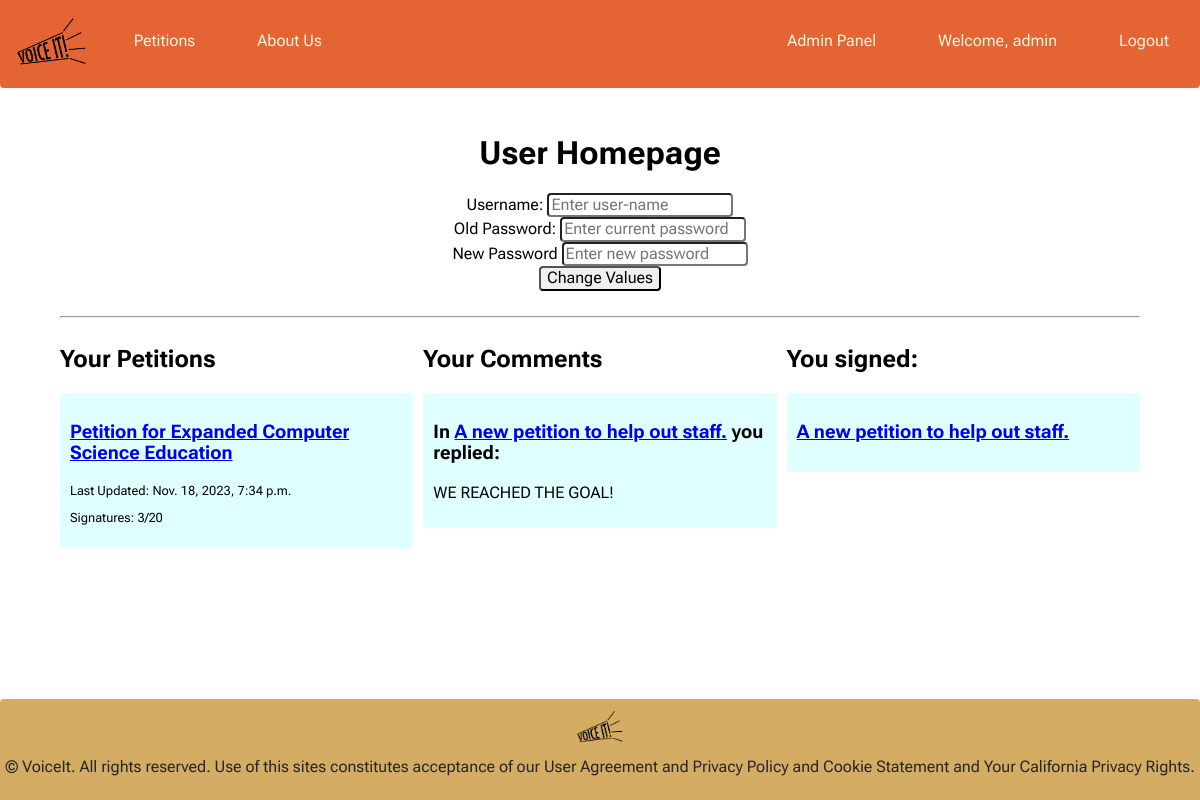
The page /profile/4/ (signed in) on the database its author committed.
### users/models.py (models this page shows, shortened)
class User(AbstractBaseUser, PermissionsMixin) :
    def csuf_email_validator(value):
      if not value.endswith('@csu.fullerton.edu') and not value.endswith('@fullerton.edu'):
        raise ValidationError("Only @csu.fullerton.edu or @fullerton.edu email addresses are allowed.")
    email = models.EmailField(max_length=254, unique=True, validators = [csuf_email_validator])
    username = models.CharField(max_length=254, unique=True)
    is_staff = models.BooleanField(default=False)
    is_superuser = models.BooleanField(default=False)
    is_active = models.BooleanField(default=True)
    last_login = models.DateTimeField(null=True, blank=True)
    date_joined = models.DateTimeField(auto_now_add=True)
    USERNAME_FIELD = 'username'
    EMAIL_FIELD = 'email'
    REQUIRED_FIELDS = ['email']
    objects = UserManager()

### base/models.py (models this page shows, shortened)
class Petition(models.Model) :
    id = models.UUIDField(primary_key=True, default=uuid.uuid4, editable=False, unique=True)
    author = models.ForeignKey(AUTH_USER_MODEL, on_delete = models.CASCADE, null = True)
    default_category = Category.objects.get(category_str="Other")
    category = models.ForeignKey(Category,  on_delete = models.CASCADE, null = False, blank = False,default=default_category.pk)
    signature_goal = models.PositiveIntegerField(null = True, blank = True)
    total_signatures = models.PositiveIntegerField(default = 0, null = True, blank = True)
    TITLE_CHAR_LIMIT = 70
    title = models.CharField(max_length = TITLE_CHAR_LIMIT, null=False, blank = False)
    ALLOW_EMPTY_TEXT = False
    description = models.TextField(null = ALLOW_EMPTY_TEXT, blank = ALLOW_EMPTY_TEXT, default="No description given.")
    last_updated = models.DateTimeField(auto_now = True)
    creation_date = models.DateTimeField(auto_now_add = True)

class PetitionReply(models.Model) :
    id = models.UUIDField(primary_key=True, default=uuid.uuid4, editable=False, unique=True)
    author = models.ForeignKey(AUTH_USER_MODEL, on_delete = models.CASCADE, null = True)
    petition = models.ForeignKey(Petition, on_delete = models.CASCADE, null = True)
    ALLOW_EMPTY_TEXT = False
    description = models.TextField(null = ALLOW_EMPTY_TEXT, blank = ALLOW_EMPTY_TEXT)

### base/views.py (the view, shortened to what this page needs)
# urls.py: path('profile/<str:pk>/', views.profile, name = "profile")
@login_required(login_url = "/login/?previous=/create-petition/")
def profile(request, pk) :
    userid = request.user.id
    if not int(userid) == int(pk) :
        return redirect('home')
    else:
        user = request.user
        user_petitions = Petition.objects.filter(author_id=userid)
        user_comments = PetitionReply.objects.filter(author_id=userid)
        user_signatures = Signature.objects.filter(owner_id=userid)
        all_petitions = Petition.objects.all()
        context = {
            "user_petitions" : user_petitions,
            "user_comments" : user_comments,
            "user_signatures" : user_signatures,
            "all_petitions" : all_petitions,
        }
        return render(request, 'base/profile.html', context)

### base/templates/base/profile.html (shortened to what this page needs)
{%extends 'main.html'%}
{%block content%}
<div class="logreg-center">
    <H1>User Homepage</H1>
    <form method="POST" action="">
        <label>Username:</label>
        <input type="text" name="username" placeholder="Enter user-name" />
        <br>
        <label>Old Password:</label>
        <input type="password" name="current-password" placeholder="Enter current password"/>
        <br>
        <label>New Password</label>
        <input type="password" name="new-password" placeholder="Enter new password"/>
        <br>
        <input type="submit" value="Change Values"/>
    </form>
</div>
<hr>
<div class="userpage-grid">
    <div class="user-petitions">
        <h2>Your Petitions</h2>
        {% for petition in user_petitions %}
        <div class="userpage-striping">
            <h3><a href="{% url 'petition' petition.id%}">{{petition.title}}</a></h3>
            <small>
                <p>Last Updated: {{petition.last_updated}}</p>
                <p>Signatures: {{petition.total_signatures}}/{{petition.signature_goal}}</p>
            </small>
        </div>
        {%endfor%}
    </div>
    <div class="user-comments">
        <h2>Your Comments</h2>
        {% for comment in user_comments %}
        <div class="userpage-striping">
            {% for petition in all_petitions %}
            {% if comment.petition_id == petition.id%}
            <h3>In <a href="{% url 'petition' petition.id%}">{{petition.title}}</a> you replied:</h3>
            {%endif%}
            {%endfor%}
            <p>
                {{comment.description}}
            </p>
        </div>
        {%endfor%}
    </div>
    <div class="user-signatures">
        <h2>You signed:</h2>
        {% for signature in user_signatures %}
        <div class="userpage-striping">
            {% for petition in all_petitions %}
            {% if signature.petition_id == petition.id%}
                <h3><a href="{% url 'petition' petition.id%}">{{petition.title}}</a></h3>
            {%endif%}
            {%endfor%}
        </div>
        {%endfor%}
    </div>
</div>
{%endblock content%}

### templates/navbar.html
{%load static%}
<div class="navbar">
    <ul class="navbar-left">
        <li>
            <a class="logo" href="{% url 'home' %}">
                <img src="{%static 'VOICEIT_LOGO_transparent.png'%}"/>
            </a>
        </li>
        <li>
            <a href="{% url 'petitions' %}">
                Petitions
            </a>
        </li>
        <li>
            <a href="{% url 'aboutUs' %}">
                About Us
            </a>
        </li>
    </ul>
    <ul class="navbar-right">
        {% if request.user.is_authenticated %}
            {% if request.user.is_staff %}
                <li>
                    <a href="/admin">
                        Admin Panel
                    </a>
                </li>
            {% endif %}
            <li>
                <a href = "{% url 'profile' user.id %}">
                    Welcome, {{ request.user.username }}
                </a>
            </li>
            <li>
                <a href="{% url 'logout' %}">
                    Logout
                </a>
            </li>
            {% else %}
            <li>
                <a href="{% url 'login' %}">
                    Login/Register
                </a>
            </li>
        {% endif %}
    </ul>
</div>

### templates/static/style.css (style rules this page uses)
:root { --orange-bg: rgb(228,100,52); --orange-light: rgb(255, 127, 81); --orange-hover: rgba(228,100,52, .25); --yellow-bg: rgb(212,172,100); --red-bg: rgb(204, 36, 52); --red-light:#d13a48; --blue-bg: rgb(44, 76, 124); --blue-light: rgb(80, 116, 170); --light-black: #272727; }
* { font-family: 'Roboto Flex','Calibri', Helvetica, Arial, sans-serif; }
button, input, select, textarea { font-family: inherit; font-size: 100%; border-radius: 4px; }
.navbar { display: flex; justify-content: space-between; background-color: var(--orange-bg); color: beige; border-bottom-left-radius:4px; border-bottom-right-radius:4px; position:sticky; top:0; width:100%; }
.navbar-left, .navbar-right { list-style: none; padding: 0; display: flex; }
.navbar-right { margin-left: auto; }
.navbar a { display:block; padding: 1em; text-decoration: none; color: beige; margin: 0 15px; border-radius:25px; }
.navbar .logo { padding:2px; }
.navbar .logo img { padding:none; height: 3em; }
.logreg-center { width:50%; margin:auto; margin-bottom:25px; text-align: center; }
.userpage-grid { display: grid; grid-template-columns: repeat(3, 1fr); grid-template-rows: 1fr; grid-column-gap: 10px; }
.user-petitions { grid-area: 1 / 1 / 2 / 2; }
.user-comments { grid-area: 1 / 2 / 2 / 3; }
.user-signatures { grid-area: 1 / 3 / 2 / 4; }
.userpage-striping { border-radius: 4px; padding: 10px; }
.userpage-striping:nth-of-type(odd) { background-color: lightcyan; }

### rows shown on the page
User: user.username "admin"
Petition: title "Petition for Expanded Computer Science Education", last_updated "Nov. 18, 2023, 7:34 p.m.", total_signatures "3", signature_goal "20"
PetitionReply: description "WE REACHED THE GOAL!"
Petition: title "A new petition to help out staff."
